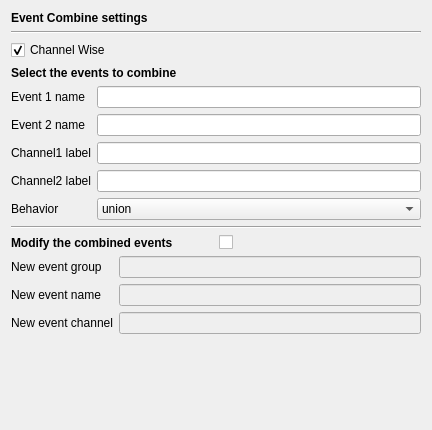
<?xml version="1.0" encoding="UTF-8"?>
<ui version="4.0">
 <class>EventCombineSettingsView</class>
 <widget class="QWidget" name="EventCombineSettingsView">
  <property name="geometry">
   <rect>
    <x>0</x>
    <y>0</y>
    <width>432</width>
    <height>430</height>
   </rect>
  </property>
  <property name="windowTitle">
   <string>Form</string>
  </property>
  <layout class="QGridLayout" name="gridLayout_3">
   <item row="0" column="0">
    <layout class="QVBoxLayout" name="verticalLayout_3">
     <item>
      <widget class="QLabel" name="label_5">
       <property name="font">
        <font>
         <weight>75</weight>
         <bold>true</bold>
        </font>
       </property>
       <property name="layoutDirection">
        <enum>Qt::LeftToRight</enum>
       </property>
       <property name="text">
        <string>Event Combine settings </string>
       </property>
       <property name="alignment">
        <set>Qt::AlignLeading|Qt::AlignLeft|Qt::AlignVCenter</set>
       </property>
      </widget>
     </item>
     <item>
      <layout class="QVBoxLayout" name="verticalLayout">
       <item>
        <widget class="Line" name="line_2">
         <property name="orientation">
          <enum>Qt::Horizontal</enum>
         </property>
        </widget>
       </item>
       <item>
        <widget class="QCheckBox" name="chan_wise_checkBox">
         <property name="toolTip">
          <string>Check to work with channel specific events only (if checked sleep stages are discarded).  Events are combined per channel.</string>
         </property>
         <property name="text">
          <string>Channel Wise</string>
         </property>
         <property name="checked">
          <bool>true</bool>
         </property>
        </widget>
       </item>
       <item>
        <widget class="QLabel" name="label_9">
         <property name="font">
          <font>
           <weight>75</weight>
           <bold>true</bold>
          </font>
         </property>
         <property name="text">
          <string>Select the events to combine</string>
         </property>
        </widget>
       </item>
       <item>
        <layout class="QGridLayout" name="gridLayout">
         <item row="0" column="0">
          <widget class="QLabel" name="label">
           <property name="layoutDirection">
            <enum>Qt::LeftToRight</enum>
           </property>
           <property name="text">
            <string>Event 1 name</string>
           </property>
           <property name="alignment">
            <set>Qt::AlignLeading|Qt::AlignLeft|Qt::AlignVCenter</set>
           </property>
          </widget>
         </item>
         <item row="0" column="1">
          <widget class="QLineEdit" name="event1_name_lineedit">
           <property name="toolTip">
            <string>To filter events with a specific name otherwise all events will be combined.</string>
           </property>
          </widget>
         </item>
         <item row="1" column="0">
          <widget class="QLabel" name="label_2">
           <property name="layoutDirection">
            <enum>Qt::LeftToRight</enum>
           </property>
           <property name="text">
            <string>Event 2 name</string>
           </property>
           <property name="alignment">
            <set>Qt::AlignLeading|Qt::AlignLeft|Qt::AlignVCenter</set>
           </property>
          </widget>
         </item>
         <item row="1" column="1">
          <widget class="QLineEdit" name="event2_name_lineedit">
           <property name="toolTip">
            <string>To filter events with a specific name otherwise all events will be combined.</string>
           </property>
          </widget>
         </item>
         <item row="2" column="0">
          <widget class="QLabel" name="chan1_label">
           <property name="layoutDirection">
            <enum>Qt::LeftToRight</enum>
           </property>
           <property name="text">
            <string>Channel1 label</string>
           </property>
           <property name="alignment">
            <set>Qt::AlignLeading|Qt::AlignLeft|Qt::AlignVCenter</set>
           </property>
          </widget>
         </item>
         <item row="2" column="1">
          <widget class="QLineEdit" name="channel1_lineedit">
           <property name="toolTip">
            <string>To filter events based on a channel label, otherwise all events are combined per channel.</string>
           </property>
          </widget>
         </item>
         <item row="3" column="0">
          <widget class="QLabel" name="chan2_label">
           <property name="layoutDirection">
            <enum>Qt::LeftToRight</enum>
           </property>
           <property name="text">
            <string>Channel2 label</string>
           </property>
           <property name="alignment">
            <set>Qt::AlignLeading|Qt::AlignLeft|Qt::AlignVCenter</set>
           </property>
          </widget>
         </item>
         <item row="3" column="1">
          <widget class="QLineEdit" name="channel2_lineedit">
           <property name="toolTip">
            <string>To filter events based on a channel label, otherwise all events are combined per channel.</string>
           </property>
          </widget>
         </item>
         <item row="4" column="0">
          <widget class="QLabel" name="label_3">
           <property name="text">
            <string>Behavior</string>
           </property>
           <property name="alignment">
            <set>Qt::AlignLeading|Qt::AlignLeft|Qt::AlignVCenter</set>
           </property>
          </widget>
         </item>
         <item row="4" column="1">
          <widget class="QComboBoxLive" name="behavior_comboBox">
           <property name="toolTip">
            <string>Select how to combine events : union (all events), union without concurrent events (events merge) or intersection (concurrent events only).</string>
           </property>
           <item>
            <property name="text">
             <string>union</string>
            </property>
           </item>
           <item>
            <property name="text">
             <string>union without concurrent events</string>
            </property>
           </item>
           <item>
            <property name="text">
             <string>intersection</string>
            </property>
           </item>
          </widget>
         </item>
        </layout>
       </item>
      </layout>
     </item>
     <item>
      <layout class="QVBoxLayout" name="verticalLayout_2">
       <item>
        <widget class="Line" name="line">
         <property name="orientation">
          <enum>Qt::Horizontal</enum>
         </property>
        </widget>
       </item>
       <item>
        <layout class="QHBoxLayout" name="horizontalLayout">
         <item>
          <widget class="QLabel" name="label_8">
           <property name="font">
            <font>
             <weight>75</weight>
             <bold>true</bold>
            </font>
           </property>
           <property name="text">
            <string>Modify the combined events</string>
           </property>
          </widget>
         </item>
         <item>
          <widget class="QCheckBox" name="rename_checkBox">
           <property name="font">
            <font>
             <weight>75</weight>
             <bold>true</bold>
            </font>
           </property>
           <property name="toolTip">
            <string>Check to rename the combined events.</string>
           </property>
           <property name="text">
            <string/>
           </property>
          </widget>
         </item>
        </layout>
       </item>
       <item>
        <layout class="QGridLayout" name="gridLayout_2">
         <item row="0" column="0">
          <widget class="QLabel" name="label_7">
           <property name="text">
            <string>New event group</string>
           </property>
          </widget>
         </item>
         <item row="0" column="1">
          <widget class="QLineEdit" name="new_event_group_lineedit">
           <property name="enabled">
            <bool>false</bool>
           </property>
           <property name="toolTip">
            <string>Event group is mandatory to rename combined events.  Can be left blank if the &quot;New event name&quot; is also left blank.</string>
           </property>
          </widget>
         </item>
         <item row="1" column="0">
          <widget class="QLabel" name="label_4">
           <property name="text">
            <string>New event name</string>
           </property>
           <property name="alignment">
            <set>Qt::AlignLeading|Qt::AlignLeft|Qt::AlignVCenter</set>
           </property>
          </widget>
         </item>
         <item row="1" column="1">
          <widget class="QLineEdit" name="new_event_name_lineedit">
           <property name="enabled">
            <bool>false</bool>
           </property>
           <property name="toolTip">
            <string>To rename the combined events. The name of the source is taken if it is left blank.</string>
           </property>
          </widget>
         </item>
         <item row="2" column="0">
          <widget class="QLabel" name="label_6">
           <property name="text">
            <string>New event channel</string>
           </property>
           <property name="alignment">
            <set>Qt::AlignLeading|Qt::AlignLeft|Qt::AlignVCenter</set>
           </property>
          </widget>
         </item>
         <item row="2" column="1">
          <widget class="QLineEdit" name="event_channel_lineedit">
           <property name="enabled">
            <bool>false</bool>
           </property>
           <property name="toolTip">
            <string>On which channel new created events are added.  If blank, the channel from events 1 is taken.</string>
           </property>
          </widget>
         </item>
        </layout>
       </item>
      </layout>
     </item>
     <item>
      <spacer name="verticalSpacer">
       <property name="orientation">
        <enum>Qt::Vertical</enum>
       </property>
       <property name="sizeHint" stdset="0">
        <size>
         <width>20</width>
         <height>18</height>
        </size>
       </property>
      </spacer>
     </item>
    </layout>
   </item>
  </layout>
 </widget>
 <customwidgets>
  <customwidget>
   <class>QComboBoxLive</class>
   <extends>QComboBox</extends>
   <header>widgets.QComboBoxLive</header>
  </customwidget>
 </customwidgets>
 <resources/>
 <connections>
  <connection>
   <sender>rename_checkBox</sender>
   <signal>stateChanged(int)</signal>
   <receiver>EventCombineSettingsView</receiver>
   <slot>on_modify_checkbox()</slot>
   <hints>
    <hint type="sourcelabel">
     <x>319</x>
     <y>208</y>
    </hint>
    <hint type="destinationlabel">
     <x>215</x>
     <y>214</y>
    </hint>
   </hints>
  </connection>
  <connection>
   <sender>chan_wise_checkBox</sender>
   <signal>stateChanged(int)</signal>
   <receiver>EventCombineSettingsView</receiver>
   <slot>on_chan_wise_checkbox()</slot>
   <hints>
    <hint type="sourcelabel">
     <x>215</x>
     <y>48</y>
    </hint>
    <hint type="destinationlabel">
     <x>215</x>
     <y>214</y>
    </hint>
   </hints>
  </connection>
 </connections>
 <slots>
  <slot>on_choose()</slot>
  <slot>on_input_format_changed()</slot>
  <slot>on_modify_checkbox()</slot>
  <slot>on_chan_wise_checkbox()</slot>
 </slots>
</ui>
